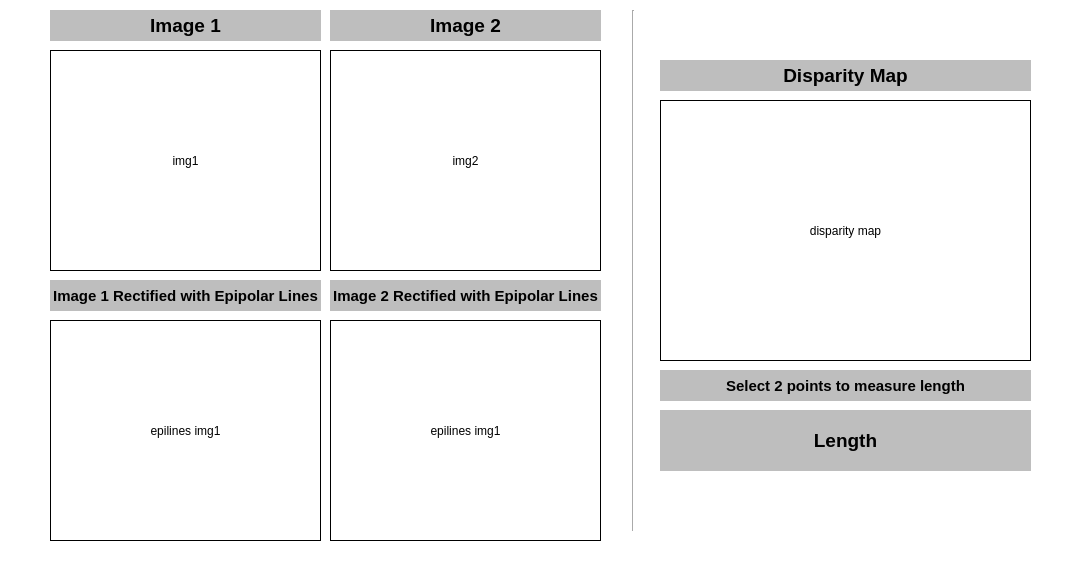
<?xml version="1.0" encoding="UTF-8"?>
<ui version="4.0">
 <class>Form</class>
 <widget class="QWidget" name="Form">
  <property name="geometry">
   <rect>
    <x>0</x>
    <y>0</y>
    <width>1087</width>
    <height>580</height>
   </rect>
  </property>
  <property name="windowTitle">
   <string>Form</string>
  </property>
  <property name="styleSheet">
   <string notr="true">background-color: rgb(255, 255, 255);</string>
  </property>
  <widget class="QLabel" name="img1_label">
   <property name="geometry">
    <rect>
     <x>50</x>
     <y>50</y>
     <width>271</width>
     <height>221</height>
    </rect>
   </property>
   <property name="frameShape">
    <enum>QFrame::Box</enum>
   </property>
   <property name="text">
    <string>img1</string>
   </property>
   <property name="alignment">
    <set>Qt::AlignCenter</set>
   </property>
  </widget>
  <widget class="QLabel" name="img2_label">
   <property name="geometry">
    <rect>
     <x>330</x>
     <y>50</y>
     <width>271</width>
     <height>221</height>
    </rect>
   </property>
   <property name="frameShape">
    <enum>QFrame::Box</enum>
   </property>
   <property name="text">
    <string>img2</string>
   </property>
   <property name="alignment">
    <set>Qt::AlignCenter</set>
   </property>
  </widget>
  <widget class="QLabel" name="epilines1_label">
   <property name="geometry">
    <rect>
     <x>50</x>
     <y>320</y>
     <width>271</width>
     <height>221</height>
    </rect>
   </property>
   <property name="frameShape">
    <enum>QFrame::Box</enum>
   </property>
   <property name="text">
    <string>epilines img1</string>
   </property>
   <property name="alignment">
    <set>Qt::AlignCenter</set>
   </property>
  </widget>
  <widget class="QLabel" name="epilines2_label">
   <property name="geometry">
    <rect>
     <x>330</x>
     <y>320</y>
     <width>271</width>
     <height>221</height>
    </rect>
   </property>
   <property name="frameShape">
    <enum>QFrame::Box</enum>
   </property>
   <property name="text">
    <string>epilines img1</string>
   </property>
   <property name="alignment">
    <set>Qt::AlignCenter</set>
   </property>
  </widget>
  <widget class="Line" name="line">
   <property name="geometry">
    <rect>
     <x>623</x>
     <y>10</y>
     <width>20</width>
     <height>521</height>
    </rect>
   </property>
   <property name="orientation">
    <enum>Qt::Vertical</enum>
   </property>
  </widget>
  <widget class="QLabel" name="img1_text_2">
   <property name="geometry">
    <rect>
     <x>50</x>
     <y>10</y>
     <width>271</width>
     <height>31</height>
    </rect>
   </property>
   <property name="font">
    <font>
     <pointsize>14</pointsize>
     <bold>true</bold>
    </font>
   </property>
   <property name="styleSheet">
    <string notr="true">background-color: rgb(190, 190, 190);</string>
   </property>
   <property name="text">
    <string>Image 1</string>
   </property>
   <property name="alignment">
    <set>Qt::AlignCenter</set>
   </property>
  </widget>
  <widget class="QLabel" name="img2_text_2">
   <property name="geometry">
    <rect>
     <x>330</x>
     <y>10</y>
     <width>271</width>
     <height>31</height>
    </rect>
   </property>
   <property name="font">
    <font>
     <pointsize>14</pointsize>
     <bold>true</bold>
    </font>
   </property>
   <property name="styleSheet">
    <string notr="true">background-color: rgb(190, 190, 190);</string>
   </property>
   <property name="text">
    <string>Image 2</string>
   </property>
   <property name="alignment">
    <set>Qt::AlignCenter</set>
   </property>
  </widget>
  <widget class="QLabel" name="epilines1_text_2">
   <property name="geometry">
    <rect>
     <x>50</x>
     <y>280</y>
     <width>271</width>
     <height>31</height>
    </rect>
   </property>
   <property name="font">
    <font>
     <pointsize>11</pointsize>
     <bold>true</bold>
    </font>
   </property>
   <property name="styleSheet">
    <string notr="true">background-color: rgb(190, 190, 190);</string>
   </property>
   <property name="text">
    <string>Image 1 Rectified with Epipolar Lines</string>
   </property>
   <property name="alignment">
    <set>Qt::AlignCenter</set>
   </property>
  </widget>
  <widget class="QLabel" name="epilines2_text_2">
   <property name="geometry">
    <rect>
     <x>330</x>
     <y>280</y>
     <width>271</width>
     <height>31</height>
    </rect>
   </property>
   <property name="font">
    <font>
     <pointsize>11</pointsize>
     <bold>true</bold>
    </font>
   </property>
   <property name="styleSheet">
    <string notr="true">background-color: rgb(190, 190, 190);</string>
   </property>
   <property name="text">
    <string>Image 2 Rectified with Epipolar Lines</string>
   </property>
   <property name="alignment">
    <set>Qt::AlignCenter</set>
   </property>
  </widget>
  <widget class="QLabel" name="disparitymap_text_2">
   <property name="geometry">
    <rect>
     <x>660</x>
     <y>60</y>
     <width>371</width>
     <height>31</height>
    </rect>
   </property>
   <property name="font">
    <font>
     <pointsize>14</pointsize>
     <bold>true</bold>
    </font>
   </property>
   <property name="styleSheet">
    <string notr="true">background-color: rgb(190, 190, 190);</string>
   </property>
   <property name="text">
    <string>Disparity Map</string>
   </property>
   <property name="alignment">
    <set>Qt::AlignCenter</set>
   </property>
  </widget>
  <widget class="QLabel" name="select_text_2">
   <property name="geometry">
    <rect>
     <x>660</x>
     <y>370</y>
     <width>371</width>
     <height>31</height>
    </rect>
   </property>
   <property name="font">
    <font>
     <pointsize>11</pointsize>
     <bold>true</bold>
    </font>
   </property>
   <property name="styleSheet">
    <string notr="true">background-color: rgb(190, 190, 190);</string>
   </property>
   <property name="text">
    <string>Select 2 points to measure length</string>
   </property>
   <property name="alignment">
    <set>Qt::AlignCenter</set>
   </property>
  </widget>
  <widget class="QLabel" name="length_text">
   <property name="geometry">
    <rect>
     <x>660</x>
     <y>410</y>
     <width>371</width>
     <height>61</height>
    </rect>
   </property>
   <property name="font">
    <font>
     <pointsize>14</pointsize>
     <bold>true</bold>
    </font>
   </property>
   <property name="styleSheet">
    <string notr="true">background-color: rgb(190, 190, 190);</string>
   </property>
   <property name="text">
    <string>Length</string>
   </property>
   <property name="alignment">
    <set>Qt::AlignCenter</set>
   </property>
  </widget>
  <widget class="QLabel" name="disparitymap_label">
   <property name="geometry">
    <rect>
     <x>660</x>
     <y>100</y>
     <width>371</width>
     <height>261</height>
    </rect>
   </property>
   <property name="mouseTracking">
    <bool>true</bool>
   </property>
   <property name="frameShape">
    <enum>QFrame::Box</enum>
   </property>
   <property name="text">
    <string>disparity map</string>
   </property>
   <property name="alignment">
    <set>Qt::AlignCenter</set>
   </property>
  </widget>
 </widget>
 <resources/>
 <connections/>
</ui>
